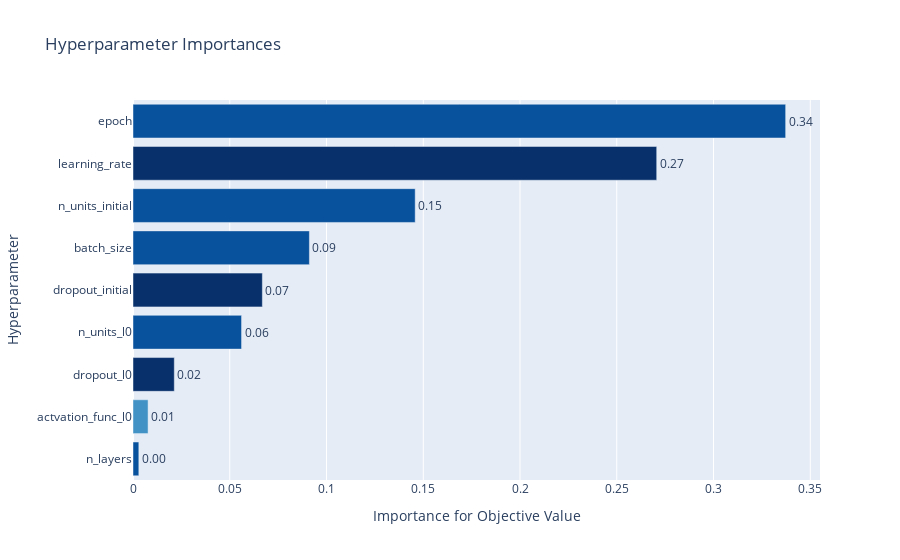

Notebook source saved alongside this figure:
### Code cell
plot_param_importances(study)

### Figure 1 — Plotly figure (JSON) as saved in the notebook; plotly's stock layout.template omitted (floating-point values rounded to 4 significant figures)
{"data": [{"cliponaxis": false, "hovertemplate": ["n_layers (IntUniformDistribution): 0.0030152001609783864<extra></extra>", "actvation_func_l0 (CategoricalDistribution): 0.007786761974047484<extra></extra>", "dropout_l0 (DiscreteUniformDistribution): 0.02133912508080273<extra></extra>", "n_units_l0 (IntLogUniformDistribution): 0.05610370808425576<extra></extra>", "dropout_initial (DiscreteUniformDistribution): 0.06684578701167702<extra></extra>", "batch_size (IntUniformDistribution): 0.09115257605108858<extra></extra>", "n_units_initial (IntLogUniformDistribution): 0.1458312675014268<extra></extra>", "learning_rate (LogUniformDistribution): 0.2706446498417998<extra></extra>", "epoch (IntUniformDistribution): 0.3372809242939234<extra></extra>"], "marker": {"color": ["rgb(8,81,156)", "rgb(66,146,198)", "rgb(8,48,107)", "rgb(8,81,156)", "rgb(8,48,107)", "rgb(8,81,156)", "rgb(8,81,156)", "rgb(8,48,107)", "rgb(8,81,156)"]}, "orientation": "h", "text": ["0.0030152001609783864", "0.007786761974047484", "0.02133912508080273", "0.05610370808425576", "0.06684578701167702", "0.09115257605108858", "0.1458312675014268", "0.2706446498417998", "0.3372809242939234"], "textposition": "outside", "texttemplate": "%{text:.2f}", "type": "bar", "x": [0.003015, 0.007787, 0.02134, 0.0561, 0.06685, 0.09115, 0.1458, 0.2706, 0.3373], "y": ["n_layers", "actvation_func_l0", "dropout_l0", "n_units_l0", "dropout_initial", "batch_size", "n_units_initial", "learning_rate", "epoch"]}], "layout": {"showlegend": false, "title": {"text": "Hyperparameter Importances"}, "xaxis": {"title": {"text": "Importance for Objective Value"}}, "yaxis": {"title": {"text": "Hyperparameter"}}}}
